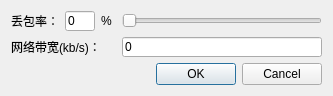
<?xml version="1.0" encoding="UTF-8"?>
<ui version="4.0">
 <class>NetworkSetting</class>
 <widget class="QDialog" name="NetworkSetting">
  <property name="geometry">
   <rect>
    <x>0</x>
    <y>0</y>
    <width>320</width>
    <height>93</height>
   </rect>
  </property>
  <property name="windowTitle">
   <string>网络设置</string>
  </property>
  <layout class="QGridLayout" name="gridLayout">
   <item row="0" column="0">
    <widget class="QLabel" name="lbLostRate">
     <property name="sizePolicy">
      <sizepolicy hsizetype="Preferred" vsizetype="Preferred">
       <horstretch>0</horstretch>
       <verstretch>0</verstretch>
      </sizepolicy>
     </property>
     <property name="minimumSize">
      <size>
       <width>40</width>
       <height>20</height>
      </size>
     </property>
     <property name="text">
      <string>丢包率：</string>
     </property>
    </widget>
   </item>
   <item row="0" column="1">
    <widget class="QLineEdit" name="lePercent">
     <property name="maximumSize">
      <size>
       <width>30</width>
       <height>20</height>
      </size>
     </property>
     <property name="text">
      <string>0</string>
     </property>
    </widget>
   </item>
   <item row="0" column="2">
    <widget class="QLabel" name="lbPercent">
     <property name="maximumSize">
      <size>
       <width>20</width>
       <height>20</height>
      </size>
     </property>
     <property name="text">
      <string>%</string>
     </property>
    </widget>
   </item>
   <item row="0" column="3">
    <widget class="QSlider" name="hsLostRate">
     <property name="sizePolicy">
      <sizepolicy hsizetype="Expanding" vsizetype="Fixed">
       <horstretch>0</horstretch>
       <verstretch>0</verstretch>
      </sizepolicy>
     </property>
     <property name="minimumSize">
      <size>
       <width>200</width>
       <height>20</height>
      </size>
     </property>
     <property name="maximumSize">
      <size>
       <width>200</width>
       <height>20</height>
      </size>
     </property>
     <property name="orientation">
      <enum>Qt::Horizontal</enum>
     </property>
    </widget>
   </item>
   <item row="1" column="0" colspan="3">
    <widget class="QLabel" name="lbBandWidth">
     <property name="sizePolicy">
      <sizepolicy hsizetype="Preferred" vsizetype="Preferred">
       <horstretch>0</horstretch>
       <verstretch>0</verstretch>
      </sizepolicy>
     </property>
     <property name="minimumSize">
      <size>
       <width>105</width>
       <height>20</height>
      </size>
     </property>
     <property name="text">
      <string>网络带宽(kb/s)：</string>
     </property>
    </widget>
   </item>
   <item row="1" column="3">
    <widget class="QLineEdit" name="leBandWidth">
     <property name="minimumSize">
      <size>
       <width>200</width>
       <height>20</height>
      </size>
     </property>
     <property name="maximumSize">
      <size>
       <width>200</width>
       <height>20</height>
      </size>
     </property>
     <property name="text">
      <string>0</string>
     </property>
    </widget>
   </item>
   <item row="2" column="3">
    <widget class="QDialogButtonBox" name="buttonBox">
     <property name="orientation">
      <enum>Qt::Horizontal</enum>
     </property>
     <property name="standardButtons">
      <set>QDialogButtonBox::Cancel|QDialogButtonBox::Ok</set>
     </property>
    </widget>
   </item>
  </layout>
 </widget>
 <resources/>
 <connections>
  <connection>
   <sender>buttonBox</sender>
   <signal>accepted()</signal>
   <receiver>NetworkSetting</receiver>
   <slot>accept()</slot>
   <hints>
    <hint type="sourcelabel">
     <x>248</x>
     <y>254</y>
    </hint>
    <hint type="destinationlabel">
     <x>157</x>
     <y>274</y>
    </hint>
   </hints>
  </connection>
  <connection>
   <sender>buttonBox</sender>
   <signal>rejected()</signal>
   <receiver>NetworkSetting</receiver>
   <slot>reject()</slot>
   <hints>
    <hint type="sourcelabel">
     <x>316</x>
     <y>260</y>
    </hint>
    <hint type="destinationlabel">
     <x>286</x>
     <y>274</y>
    </hint>
   </hints>
  </connection>
 </connections>
</ui>
